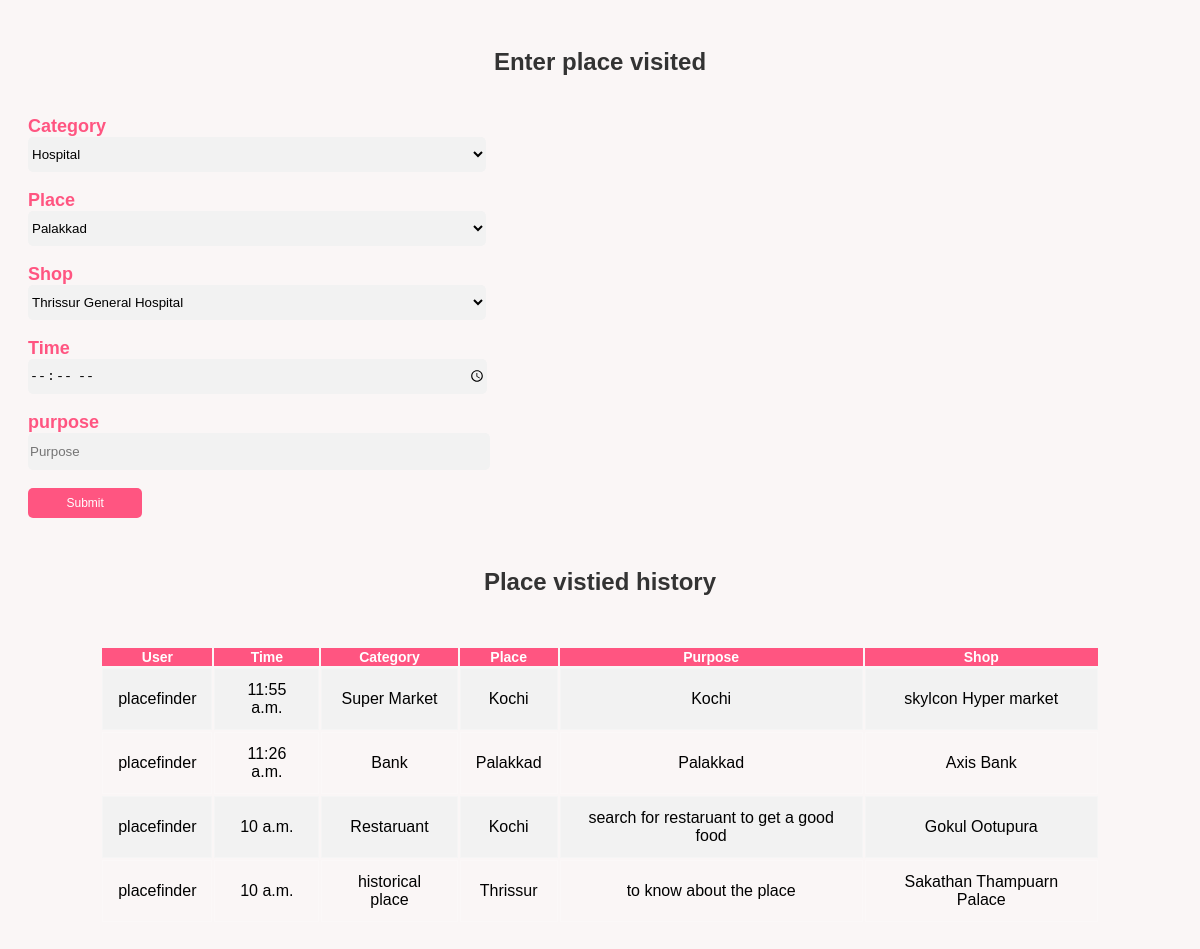
The app's page /locationapp/place_visit/ (signed in) with its own data.
### locationapp/models.py (models this page shows, shortened)
class Place_visited(models.Model):
    user = models.ForeignKey(CustomUser,on_delete=models.CASCADE, null=True)
    time = models.TimeField()
    purpose  = models.CharField(max_length=100)
    category = models.ForeignKey(CategoryDb,on_delete=models.CASCADE, null=True)
    place = models.ForeignKey(PlaceDb,on_delete=models.CASCADE, null=True)
    shop = models.ForeignKey(ShopDb, on_delete=models.CASCADE,null=True)

class CustomUser(AbstractUser):
    phone = models.IntegerField(null=True)

class CategoryDb(models.Model):
    categoryname = models.CharField(max_length=100)
    def __str__(self):
        return self.categoryname

class PlaceDb(models.Model):
    place_name = models.CharField(max_length=100)
    def __str__(self):
        return self.place_name

class ShopDb(models.Model):
    shop_name= models.CharField(max_length=100)
    description = models.CharField(max_length=100)
    longitude = models.FloatField()
    latitude = models.FloatField()
    email = models.EmailField(max_length=100, null=True, blank=True)
    phone = models.IntegerField()
    remark = models.CharField(max_length=100)
    category_name = models.ForeignKey(CategoryDb,on_delete=models.CASCADE,null=True)
    place = models.ForeignKey(PlaceDb,on_delete=models.CASCADE, null=True)
    shopimage = models.ImageField(upload_to="images", null=True, blank=True)
    def __str__(self):
        return self.shop_name

### locationapp/views.py (the view)
# urls.py: path('place_visit/',views.place_visit, name="place_visit"),
@login_required
def place_visit(req):
    pla = PlaceDb.objects.all()
    cate = CategoryDb.objects.all()
    shop = ShopDb.objects.all()
    place_visits = Place_visited.objects.filter(user=req.user).order_by('-time')
    return render(req,"placevisited.html",{'place_visits':place_visits,'pla':pla,'cate':cate,'shop':shop})

### locationapp/templates/placevisited.html (shortened to what this page needs)
<!DOCTYPE html>
<html lang="en">
<head>
</head>
<body>
    <div class="containers">
    <h2>Enter place visited </h2>
    <form method="post" action="{% url 'visit' %}">
        <label>Category</label><br>
        <select name="cname">
            {% for i in cate %}
            <option>{{i.categoryname}}</option>
            {% endfor %}
        </select><br><br>
        <label>Place</label><br>
        <select name="pname">
            {% for i in pla %}
            <option>{{i.place_name}}</option>
            {% endfor %}
        </select><br><br>
        <label>Shop</label><br>
        <select name="sname">
            {% for i in shop %}
            <option>{{i.shop_name}}</option>
            {% endfor %}
        </select><br><br>
        <label>Time</label><br>
        <input type="time" name="time" placeholder="Time" required><br><br>
        <label>purpose</label><br>
        <input type="text" name="pur" placeholder="Purpose" required><br><br>
        <button type="submit">Submit</button>
    </form>
    </div>
    <div class="container">
    <h2>Place vistied history</h2>
<table>
    <th>User</th>
    <th>Time</th>
    <th>Category</th>
    <th>Place</th>
    <th>Purpose</th>
    <th>Shop</th>
    {% if place_visits %}
    {% for i in place_visits %}
    <tr>
    <td>{{i.user}}</td>
    <td>{{i.time}}</td>
    <td>{{i.category}}</td>
    <td>{{i.place}}</td>
    <td>{{i.purpose}}</td>
    <td>{{i.shop}}</td>
    </tr>
    {% endfor %}
    {% else %}
    <tr>
        <td colspan="7" class="no-data">No place visits recorderd yet.</td>
    </tr>
    {% endif %}
</table>
</div>
</body>
</html>

### locationapp/templates/placevisited.html (style rules this page uses)
body { font-family: Arial, Helvetica, sans-serif; background-color:rgba(248, 241, 241, 0.6); padding:20px; background-size:cover; }
.container { max-width:90%; margin:0 auto; padding:30px; border-radius:12px; }
button { background-color:#FF5581; border-radius: 5px; width:10%; height:30px; border:none; color:white; font-size: 12px; }
label { color:#FF5581; font-weight: bold; font-size: 18px; }
select,input { width:40%; height:35px; background-color: #f2f2f2; border: none; border-radius: 5px; }
h2 { text-align: center; color:#333; margin-bottom: 30px; padding-bottom: 10px; }
table { width:100%; padding:10px 15px; text-align: center; margin-top: 20px; }
th { background-color: #FF5581; font-weight: bold; color:white; font-size: 14px; }
td { padding:12px 15px; border:1px solid rgba(255,255,255,0.2); }
tr:nth-child(even) { background-color: #f2f2f2; }

### records on screen
Place_visited: user "placefinder", time "11:55 a.m.", category "Super Market", place "Kochi", purpose "Kochi", shop "skylcon Hyper market"
Place_visited: user "placefinder", time "11:26 a.m.", category "Bank", place "Palakkad", purpose "Palakkad", shop "Axis Bank"
Place_visited: user "placefinder", time "10 a.m.", category "Restaruant", place "Kochi", purpose "search for restaruant to get a good food", shop "Gokul Ootupura"
Place_visited: user "placefinder", time "10 a.m.", category "historical place", place "Thrissur", purpose "to know about the place", shop "Sakathan Thampuarn Palace"

### other values on screen
form field cname "Hospital"
form field pname "Palakkad"
form field sname "Thrissur General Hospital"
